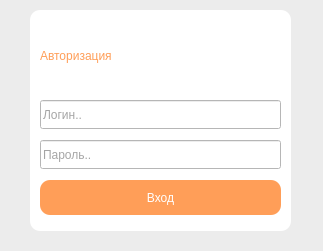
<?xml version="1.0" encoding="UTF-8"?>
<ui version="4.0">
 <class>Form</class>
 <widget class="QWidget" name="Form">
  <property name="windowModality">
   <enum>Qt::WindowModal</enum>
  </property>
  <property name="geometry">
   <rect>
    <x>0</x>
    <y>0</y>
    <width>323</width>
    <height>251</height>
   </rect>
  </property>
  <property name="tabletTracking">
   <bool>false</bool>
  </property>
  <property name="windowTitle">
   <string>Авторизация</string>
  </property>
  <property name="styleSheet">
   <string notr="true">background-color: rgb(236, 236, 236);</string>
  </property>
  <widget class="QLabel" name="label">
   <property name="geometry">
    <rect>
     <x>40</x>
     <y>20</y>
     <width>239</width>
     <height>71</height>
    </rect>
   </property>
   <property name="styleSheet">
    <string notr="true">font: 27pt &quot;Century Gothic&quot;;
background-color: qlineargradient(spread:pad, x1:0, y1:0, x2:1, y2:0, stop:0 rgba(0, 0, 0, 0), stop:1 rgba(255, 255, 255, 0));
color: rgb(255, 158, 88);</string>
   </property>
   <property name="text">
    <string>Авторизация</string>
   </property>
  </widget>
  <widget class="QPushButton" name="pushButton">
   <property name="geometry">
    <rect>
     <x>40</x>
     <y>180</y>
     <width>241</width>
     <height>35</height>
    </rect>
   </property>
   <property name="styleSheet">
    <string notr="true">font: 19pt &quot;Century Gothic&quot;;
color: rgb(255, 255, 255);
border-width: 50px;
border-radius: 10px;
background-color: rgb(255, 158, 88);</string>
   </property>
   <property name="text">
    <string>Вход</string>
   </property>
  </widget>
  <widget class="QLineEdit" name="lineEdit">
   <property name="geometry">
    <rect>
     <x>40</x>
     <y>100</y>
     <width>241</width>
     <height>29</height>
    </rect>
   </property>
   <property name="toolTip">
    <string>&lt;html&gt;&lt;head/&gt;&lt;body&gt;&lt;p&gt;gggg&lt;/p&gt;&lt;/body&gt;&lt;/html&gt;</string>
   </property>
   <property name="styleSheet">
    <string notr="true">font: 15pt &quot;Century Gothic&quot;;
color: rgb(75, 75, 75);
background-color: rgb(255, 255, 255);</string>
   </property>
   <property name="text">
    <string/>
   </property>
   <property name="placeholderText">
    <string>Логин..</string>
   </property>
  </widget>
  <widget class="QLineEdit" name="lineEdit_2">
   <property name="geometry">
    <rect>
     <x>40</x>
     <y>140</y>
     <width>241</width>
     <height>29</height>
    </rect>
   </property>
   <property name="styleSheet">
    <string notr="true">font: 15pt &quot;Century Gothic&quot;;
color: rgb(75, 75, 75);
background-color: rgb(255, 255, 255);</string>
   </property>
   <property name="text">
    <string/>
   </property>
   <property name="placeholderText">
    <string>Пароль..</string>
   </property>
  </widget>
  <widget class="QLabel" name="label_10">
   <property name="geometry">
    <rect>
     <x>30</x>
     <y>10</y>
     <width>261</width>
     <height>221</height>
    </rect>
   </property>
   <property name="styleSheet">
    <string notr="true">border-radius: 10px;
background-color: rgb(255, 255, 255);
</string>
   </property>
   <property name="text">
    <string/>
   </property>
  </widget>
  <zorder>label_10</zorder>
  <zorder>label</zorder>
  <zorder>pushButton</zorder>
  <zorder>lineEdit</zorder>
  <zorder>lineEdit_2</zorder>
 </widget>
 <resources/>
 <connections/>
</ui>
